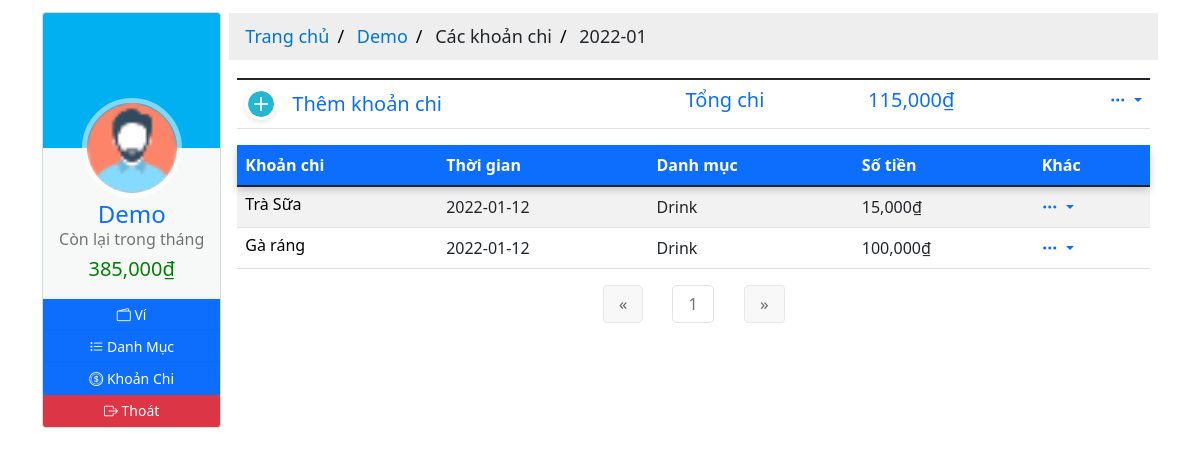
Page /1/expenses (signed in) on the committed database.
### moneymanagement/models.py (models this page shows, shortened)
class User(db.Model, UserMixin):
  __tablename__ = 'users'
  id = db.Column(db.Integer, primary_key=True)
  email = db.Column(db.String(64), nullable=False, unique=True, index=True)
  username = db.Column(db.String(64), nullable=False, unique=True, index=True)
  password_hash = db.Column(db.String(128))
  profile_image = db.Column(db.String(64), nullable=False, default='df_profile.png')
  wallets = db.relationship('Wallet', back_populates='owner', lazy='dynamic')
  items = db.relationship('Item', back_populates='users', lazy='dynamic')
  expenditures = db.relationship('Expenditure', back_populates='users', lazy=True)
  money_saving = db.relationship('MoneySaving', back_populates='user', lazy='dynamic')
  def expenses_amount_in_sum(self):
    amount = 0
    for expense in self.expenditures:
      amount += expense.amount
    return amount
  def total_balance_in_period(self, date):
    total = 0
    for wallet in self.wallets:
      for track in wallet.track_balances:
        if date in track.date.strftime('%Y-%m-%d'):
          total += track.balance
    return total
  def rest_balance_in_period(self, date):
    total_balance = 0
    total_expense = 0
    for wallet in self.wallets:
      for track in wallet.track_balances:
        if date in track.date.strftime('%Y-%m-%d'):
          total_balance += track.balance
    for expense in self.expenditures:
      if date in expense.date.strftime('%Y-%m-%d'):
        total_expense += expense.amount
    return (total_balance - total_expense)

class TrackBalance(db.Model):
  __tablename__ = 'trackbalances'
  id = db.Column(db.Integer, primary_key=True)
  date = db.Column(db.DateTime, nullable=False, unique=True, index=True)
  balance = db.Column(db.Integer, nullable=False, default=0)
  description = db.Column(db.String(128))
  wallet_id = db.Column(db.Integer, db.ForeignKey('wallets.id'))
  wallet = db.relationship('Wallet', back_populates='track_balances', uselist=False)

class Expenditure(db.Model):
  __tablename__ = 'expenditures'
  id = db.Column(db.Integer, primary_key=True)
  name = db.Column(db.String(32), nullable=False)
  date = db.Column(db.Date, nullable=False, default=datetime.utcnow().strftime('%Y-%m-%d'))
  description = db.Column(db.String(128), nullable=False, default='Không có miêu tả nào')
  amount = db.Column(db.Integer, nullable=False, default=0)
  item_id = db.Column(db.Integer, db.ForeignKey('items.id'))
  items = db.relationship('Item', back_populates='expenditures', uselist=False)
  user_id = db.Column(db.Integer, db.ForeignKey('users.id'))
  users = db.relationship('User', back_populates='expenditures', uselist=False)

class Item(db.Model):
  __tablename__ = 'items'
  id = db.Column(db.Integer, primary_key=True)
  name = db.Column(db.String(32), nullable=False)
  user_id = db.Column(db.Integer, db.ForeignKey('users.id'))
  wallet_id = db.Column(db.Integer, db.ForeignKey('wallets.id'))
  users = db.relationship('User', back_populates='items',uselist=False)
  expenditures = db.relationship('Expenditure', back_populates='items', lazy=True)
  wallet = db.relationship('Wallet', back_populates='items', uselist=False)

### moneymanagement/users/views.py (the view)
@users_blueprint.route('/<int:user_id>/expenses')
@login_required
def expense(user_id):
  if current_user.id != user_id:
    abort(403)
  date = datetime.utcnow().strftime('%Y-%m')
  page = request.args.get('page', 1, type=int)
  expenses = Expenditure.query.filter(Expenditure.user_id == user_id).filter(extract('year', Expenditure.date) == int(date[:4])).filter(extract('month', Expenditure.date) == int(date[5:])).order_by(Expenditure.date.desc()).paginate(page=page, per_page=10)
  return render_template('users/expense.html', expenses=expenses, date=date)

### moneymanagement/templates/users/expense.html (shortened to what this page needs)
{% extends 'base-2.html' %} {% block title %} Expenses {% endblock title %} {%
block breadcrumb %}
<div class="content-breadcrumb">
  <ul class="breadcrumb">
    <li>
      <a href="{{ url_for('core.home', user_id=current_user.id) }}"
        >Trang chủ</a
      >
    </li>
    <li><a href="#">{{ current_user.username }}</a></li>
    {% if expense_by_item %}
    <li>
      <a href="{{ url_for('users.item', user_id=current_user.id) }}"
        >Các danh mục</a
      >
    </li>
    {% else %}
    <li>Các khoản chi</li>
    {% endif %}
    <li>{{ date }}</li>
  </ul>
</div>
{% endblock breadcrumb %} {%block content %}
<div class="content-home">
  <section>
    <table class="table">
      <tbody>
        <tr>
          <td>
            <a href="{{ url_for('expenses.add', user_id=current_user.id) }}">
              <div class="user-info">
                <div class="user-info__img">
                  <img
                    src="{{ url_for('static', filename='icons/add-icon.svg') }}"
                    alt="Expense Icon"
                  />
                </div>
                <div class="user-info__basic">
                  <h5 class="mb-0">Thêm khoản chi</h5>
                </div>
              </div>
            </a>
          </td>
          <td></td>
          <td>
            <a href="#">
              <div class="user-info">
                <div class="user-info__basic">
                  <h5 class="mb-0">Tổng chi</h5>
                </div>
              </div>
            </a>
          </td>
          <td>
            <a href="#">
              <h5 class="mb-0">
                {% if expense_by_item %} {{
                "{:,.0f}".format(item.amount_in_sum(current_user.id)) }}<span
                  >&#8363;</span
                >
                {% else %} {{
                "{:,.0f}".format(current_user.expenses_amount_in_sum()) }}<span
                  >&#8363;</span
                >
                {% endif %}
              </h5>
            </a>
          </td>
          <td align="right">
            <div class="dropdown open">
              <a
                class="dropdown-toggle"
                href="#"
                id="dropdownMenuLink"
                data-bs-toggle="dropdown"
                aria-expanded="false"
              >
                <i class="bi bi-three-dots"></i>
              </a>
            </div>
          </td>
        </tr>
      </tbody>
    </table>
  </section>
  <section>
    <table class="table table-striped table-hover">
      <thead>
        <tr class="btn-primary">
          <th scope="col">Khoản chi</th>
          <th scope="col">Thời gian</th>
          <th scope="col">Danh mục</th>
          <th scope="col">Số tiền</th>
          <th scope="col">Khác</th>
        </tr>
      </thead>
      <tbody>
        {% for expense in expenses.items %}
        <tr>
          <th>
            <a
              href="#"
              data-toggle="tooltip"
              data-placement="top"
              title="{{ expense.description }}"
              style="color: #000"
            >
              <div class="user-info">
                <div class="user-info__basic">
                  <h6 class="mb-0">{{ expense.name }}</h6>
                </div>
              </div>
            </a>
          </th>
          <td>{{ expense.date.strftime('%Y-%m-%d') }}</td>
          <td>{{ expense.items.name }}</td>
          <td>{{ "{:,.0f}".format(expense.amount) }}<span>&#8363;</span></td>
          <td>
            <div class="dropdown open">
              <a
                class="dropdown-toggle"
                href="#"
                id="dropdownMenuLink"
                data-bs-toggle="dropdown"
                aria-expanded="false"
              >
                <i class="bi bi-three-dots"></i>
              </a>
            </div>
          </td>
        </tr>
        {% endfor %}
      </tbody>
    </table>
  </section>
  <div class="demo">
    <nav class="pagination-outer" aria-label="Page navigation">
      <ul class="pagination justify-content-center">
        <li class="page-item">
          <a
            href="{{ url_for('users.expense', user_id=current_user.id, page=expenses.prev_num) }}"
            class="page-link"
            aria-label="Previous"
          >
            <span aria-hidden="true">&laquo;</span>
          </a>
        </li>
        {% for page_num in expenses.iter_pages(left_edge=1, right_edge=1,
        left_current=2, right_current=2) %} {% if page_num %} {% if
        expenses.page == page_num %}
        <li class="page-item disabled">
          <a
            class="page-link"
            href="{{ url_for('users.expense', user_id=current_user.id, page=page_num) }}"
            >{{ page_num }}</a
          >
        </li>
        {% endif %} {% endif %} {% endfor %}
        <li class="page-item">
          <a
            href="{{ url_for('users.expense', user_id=current_user.id, page=expenses.next_num) }}"
            class="page-link"
            aria-label="Next"
          >
            <span aria-hidden="true">&raquo;</span>
          </a>
        </li>
      </ul>
    </nav>
  </div>
  {% endblock content %}

### moneymanagement/templates/base-2.html (shortened to what this page needs)
{% from "_render_field.html" import render_field, render_error %}
<!DOCTYPE html>
<html lang="en">
  <head>
    <link
      rel="stylesheet"
      type="text/css"
      href="{{ url_for('static', filename='styles/main.css') }}"
    />
    <link
      rel="stylesheet"
      type="text/css"
      href="{{ url_for('static', filename='styles/profile.css') }}"
    />
    <link
      rel="stylesheet"
      type="text/css"
      href="{{ url_for('static', filename='styles/card.css') }}"
    />
    <link
      rel="stylesheet"
      type="text/css"
      href="{{ url_for('static', filename='styles/table.css') }}"
    />
    <link
      rel="stylesheet"
      type="text/css"
      href="{{ url_for('static', filename='styles/pagination.css') }}"
    />
    <link
      rel="stylesheet"
      href="https://cdnjs.cloudflare.com/ajax/libs/font-awesome/4.7.0/css/font-awesome.min.css"
    />
    <link
      rel="stylesheet"
      href="https://cdn.jsdelivr.net/npm/bootstrap-icons@1.7.2/font/bootstrap-icons.css"
    />
    <link
      href="https://cdn.jsdelivr.net/npm/bootstrap@5.1.1/dist/css/bootstrap.min.css"
      rel="stylesheet"
    />
  </head>
  <body>
    <div class="container">
      <div class="row g-2">
        <div class="col-sm-2">
          <div class="card hovercard">
            <div class="cardheader"></div>
            <div class="avatar">
              <img
                alt=""
                src="{{ url_for('static', filename='icons/man.png') }}"
              />
            </div>
            <div class="info">
              <div class="title">
                <a target="_blank" href="#">{{ current_user.username }}</a>
              </div>
              {% block current_balance %}
              <div class="desc"><h6>Còn lại trong tháng</h6></div>
              <div class="desc">
                {% if current_user.rest_balance_in_period(now.strftime('%Y-%m'))
                > (current_user.total_balance_in_period(now.strftime('%Y-%m')) /
                2) %}
                <h5 style="color: green">
                  {{
                  "{:,.0f}".format(current_user.rest_balance_in_period(now.strftime('%Y-%m')))
                  }}<span>&#8363;</span>
                </h5>
                {%else %}
                <h5 style="color: red">
                  {{
                  "{:,.0f}".format(current_user.rest_balance_in_period(now.strftime('%Y-%m')))
                  }}<span>&#8363;</span>
                </h5>
                {% endif %}
              </div>
              {% endblock current_balance %}
            </div>
            <div
              class="bottom"
              id="none-padding-margin"
              style="text-align: center"
            >
              <div class="title">
                <div class="row g2">
                  <a
                    class="btn btn-primary btn-sm margin btn-icon"
                    href="{{ url_for('users.wallet', user_id=current_user.id) }}"
                  >
                    <i class="bi bi-wallet2"></i><span>&nbsp;Ví</span>
                  </a>
                </div>
              </div>
              <div class="title">
                <div class="row g2" style="text-align: left">
                  <a
                    class="btn btn-primary btn-sm margin btn-icon"
                    href="{{ url_for('users.item', user_id=current_user.id) }}"
                  >
                    <i class="bi bi-list-task"></i><span>&nbsp;Danh Mục</span>
                  </a>
                </div>
              </div>
              <div class="title">
                <div class="row g2" style="text-align: left">
                  <a
                    class="btn btn-primary btn-sm margin btn-icon"
                    href="{{ url_for('users.expense', user_id=current_user.id) }}"
                  >
                    <i class="bi bi-coin"></i><span>&nbsp;Khoản Chi</span>
                  </a>
                </div>
              </div>
              <div class="title">
                <div class="row g2" style="text-align: left">
                  <a
                    class="btn btn-danger btn-sm margin btn-icon"
                    href="{{ url_for('users.logout') }}"
                  >
                    <i class="bi bi-box-arrow-right"></i
                    ><span>&nbsp;Thoát</span>
                  </a>
                </div>
              </div>
            </div>
          </div>
        </div>
        <div class="col-sm-10">
          {% block breadcrumb %}{% endblock breadcrumb %}
          <div
            class="container"
            style="height: 100vh; max-height=fit-content; overflow-y: auto;"
          >
            {% block content %}{% endblock content %}
          </div>
        </div>
      </div>
    </div>
  </body>
</html>

### rows in the picture
User: username "Demo"
TrackBalance: rest_balance_in_period "385,000"
Expenditure: expenses_amount_in_sum "115,000", name "Trà Sữa", date "2022-01-12", items.name "Drink", amount "15,000"
Expenditure: name "Gà ráng", date "2022-01-12", items.name "Drink", amount "100,000"

### other values in the picture
{{ page_num }} "1"
